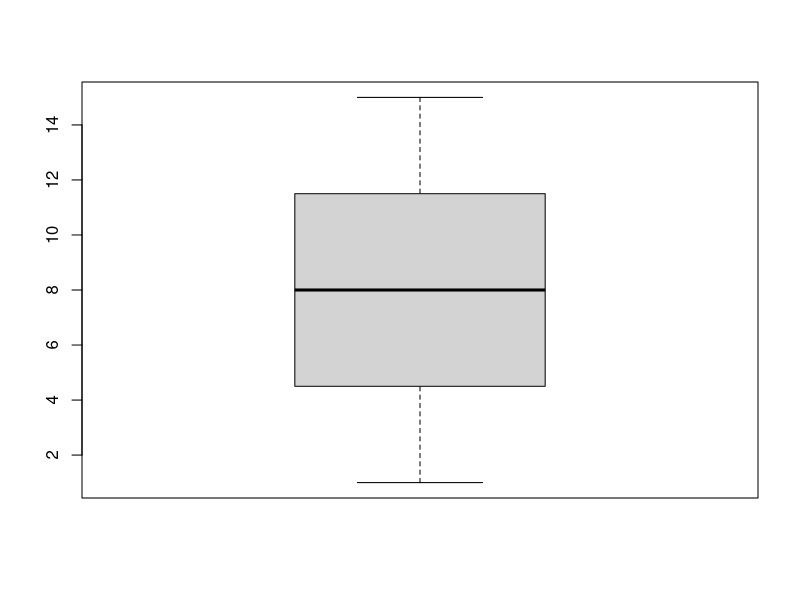

This chart was generated by the following R code:
### Ejercicios avanzados ###
# Prerrequisito: haber completado básicos
# La respuesta de los ejercicios avanzados está en todos los ejercicios básicos

letters


c("a","b","42")%in%letters


letters%in%c("a","b","42")


# el siguiente ejercicio es complicado, tomese su tiempo
letters[ letters%in%c("a","b","42") ]


LETTERS[ letters%in%c("a","b","42") ]


length( c("a","b","42") %in% letters )


length( letters%in%c("a","b","42") )


# el siguiente comando es raro, entienda lo que hace
# vea que letras no aparecen y si hay un patron
letters[c(TRUE,TRUE,FALSE)]


# algunos datasets ya vienen integrados en R
?cars


cars


length(cars[,1])


cars[1:5,1:2]


is_fast <- cars[,1] >15


is_slow <- cars[,1] <=15


cars[ 1:5, 2]


cars[is_fast,2]


?boxplot


boxplot(1:15)

# produzca un diagrama de caja que compare la velocidad de frenado
# de carros rápidos y carros lentos


# ejecute la ayuda de cars y reproduzca el primer gráfico


# Lea la descripción de el siguiente dataset para entender su origen y las variables
?ToothGrowth


ToothGrowth

# Cuando el data frame es muy grande puede usar el comando head
# esto le muestra las primeras 6 hileras
head(ToothGrowth)


# escribir ToothGrowth es latoso
to <- ToothGrowth


to[,1]


to$len


# El siguiente comando es nuevo pero muy útil
# este comando le ayudará a explorar sus datos
summary(to)


to[,2]


to$supp


summary(to$supp)


to$supp == "VC"



# Produzca un boxplot que compare el efecto en el crecimiento de dientes
# dependiendo del suplemento (acido ascorbico o jugo de naranja)


# Si tiene tiempo añada notch a los boxplots, colores y labels y un título
